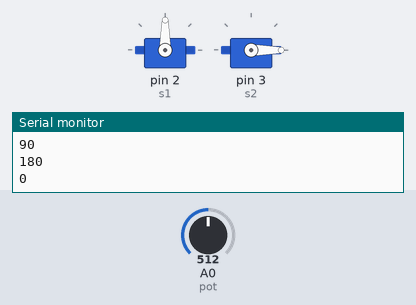
This sketch was run on a simulated Arduino Uno, built with avr-gcc and run on an emulated ATmega328P. Parts: 2 × servo, the last lines printed to the serial monitor. The test bench sets the inputs (shaded band); at power-on: A0 (pot) = 512.

Above: at 9.9 s.
10.0 s: A0 (pot) set to 716
At 19.2 s:
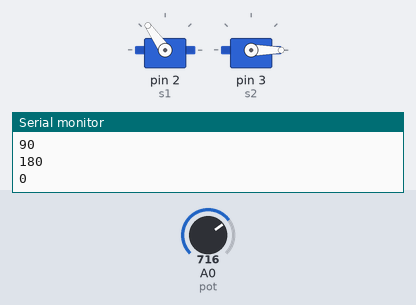
22.8 s: A0 (pot) set to 900
At 28.6 s:
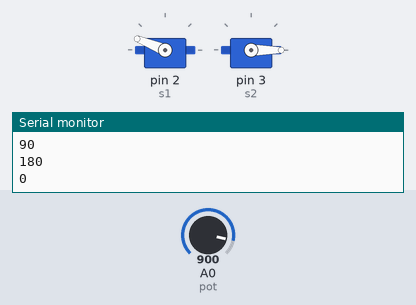
36.8 s: A0 (pot) set to 1023
At 46.1 s:
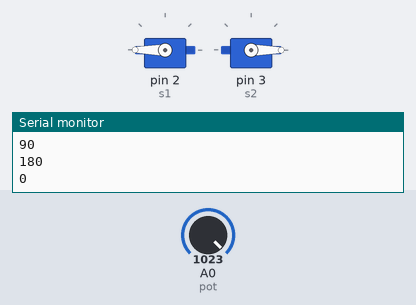
50.1 s: A0 (pot) set to 306
At 55.5 s:
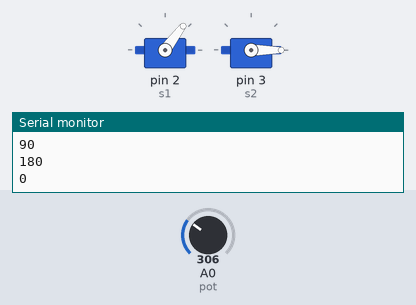
64.1 s: A0 (pot) set to 122
At 74.1 s:
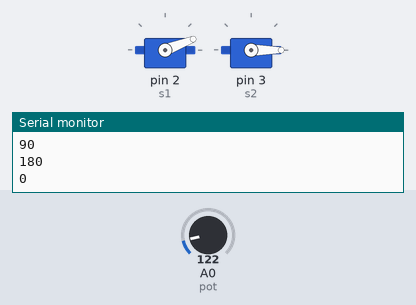
Timing chart, 0 to 77.4 s (numbered marks = the images above; inputs shaded):
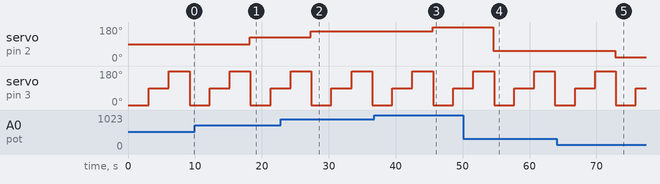

Measured:
- after the input at 10.0 s, servo on pin 2 (s1): 90° → 125° after 8.2 s
- after the input at 22.8 s, servo on pin 2 (s1): 125° → 158° after 4.5 s
- after the input at 36.8 s, servo on pin 2 (s1): 158° → 180° after 8.7 s
- after the input at 50.1 s, servo on pin 2 (s1): 180° → 53° after 4.5 s
- after the input at 64.1 s, servo on pin 2 (s1): 53° → 21° after 8.7 s

The sketch:

aula-025.ino
```cpp
// https://www.tinkercad.com/things/9BATnHSnO33-grand-lappi-blorr/editel?tenant=circuits
// Micro Servo Motor 9g SG90

#include <Servo.h>

#define pot A0
Servo s1; // declarar elemento do tipo servo
Servo s2;

int ang_s1; // ângulo
int ang_s2;
int a;

void setup() {
  s1.attach(2); // método indica qual porta de controle o servo esta ligado
  ang_s1=0;
  s1.write(ang_s1); // write que faz o giro do servo
  // *1

  s2.attach(3);
  ang_s2=0;
  s2.write(ang_s2);
  Serial.begin(9600);
}

void loop() {
 ang_s1=map(analogRead(pot),0,1023,0,180); // Ler valor de pot e passar pro servo, até 180°
 s1.write(ang_s1); // Aplicar essa rotação ao servo
 delay(100); // ta muito lento, pega o delay do outro servo, n sei pq


 ang_s2=0;
 s2.write(ang_s2);
 a=s2.read();
 Serial.println(a);
 delay(3000);
 ang_s2=90;
 s2.write(ang_s2);
 a=s2.read();
 Serial.println(a);
 delay(3000);
 ang_s2=180;
 s2.write(ang_s2);
 a=s2.read();
 Serial.println(a);
 delay(3000);
}
/*
 * Relativo a ou motor elétrico, hidráulico ou de outra espécie que serve para converter um
 * pequeno movimento em outro de maior força e amplitude.
 *
 *  // *1 Quando se trabalha com porta analógica, não é necessário definir o pinMode, pois por padrão
 *        a porta analógica já é de entrada.
 */
```
